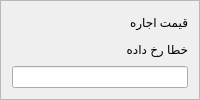
                   <widget class="QFrame" name="rentPriceFormFrame">
                    <property name="frameShape">
                     <enum>QFrame::StyledPanel</enum>
                    </property>
                    <property name="frameShadow">
                     <enum>QFrame::Raised</enum>
                    </property>
                    <layout class="QVBoxLayout" name="verticalLayout_71">
                     <item>
                      <widget class="QLabel" name="rentPriceFormLbl">
                       <property name="styleSheet">
                        <string notr="true">label</string>
                       </property>
                       <property name="text">
                        <string>قیمت اجاره</string>
                       </property>
                       <property name="styleClass" stdset="0">
                        <string>form-label</string>
                       </property>
                      </widget>
                     </item>
                     <item>
                      <widget class="QLabel" name="rentPriceFormError">
                       <property name="text">
                        <string>خطا رخ داده</string>
                       </property>
                       <property name="styleClass" stdset="0">
                        <string>form-field-error</string>
                       </property>
                      </widget>
                     </item>
                     <item>
                      <widget class="QLineEdit" name="rentPriceFormInpt">
                       <property name="styleClass" stdset="0">
                        <string>form-field</string>
                       </property>
                      </widget>
                     </item>
                    </layout>
                   </widget>
